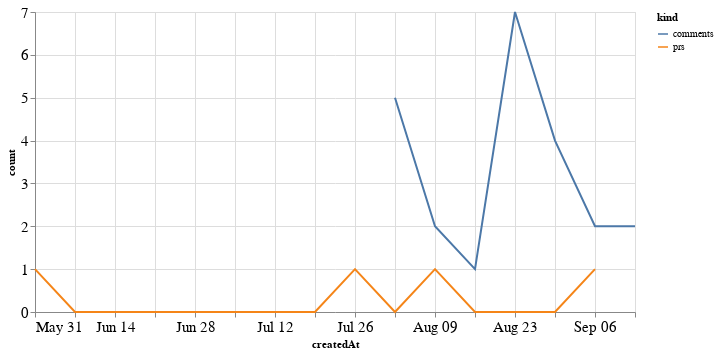

Notebook code for this chart:
### Code cell
alt.Chart(total_time, width=600).mark_line().encode(
    x='createdAt',
    y='count',
    color='kind'
)

### Figure 1 — Vega-Lite specification as saved in the notebook (floating-point values rounded to 4 significant figures)
{"config": {"axisLeft": {"labelFontSize": 15}, "axisBottom": {"labelFontSize": 15}}, "data": {"name": "data-1fbeec453ca38f7794765cf344bdaae4"}, "mark": "line", "encoding": {"color": {"type": "nominal", "field": "kind"}, "x": {"type": "temporal", "field": "createdAt"}, "y": {"type": "quantitative", "field": "count"}}, "width": 600, "$schema": "https://vega.github.io/schema/vega-lite/v4.8.1.json", "datasets": {"data-1fbeec453ca38f7794765cf344bdaae4": [{"createdAt": "2020-05-31T00:00:00", "kind": "prs", "count": 1.0}, {"createdAt": "2020-06-07T00:00:00", "kind": "prs", "count": 0.0}, {"createdAt": "2020-06-14T00:00:00", "kind": "prs", "count": 0.0}, {"createdAt": "2020-06-21T00:00:00", "kind": "prs", "count": 0.0}, {"createdAt": "2020-06-28T00:00:00", "kind": "prs", "count": 0.0}, {"createdAt": "2020-07-05T00:00:00", "kind": "prs", "count": 0.0}, {"createdAt": "2020-07-12T00:00:00", "kind": "prs", "count": 0.0}, {"createdAt": "2020-07-19T00:00:00", "kind": "prs", "count": 0.0}, {"createdAt": "2020-07-26T00:00:00", "kind": "prs", "count": 1.0}, {"createdAt": "2020-08-02T00:00:00", "kind": "prs", "count": 0.0}, {"createdAt": "2020-08-09T00:00:00", "kind": "prs", "count": 1.0}, {"createdAt": "2020-08-16T00:00:00", "kind": "prs", "count": 0.0}, {"createdAt": "2020-08-23T00:00:00", "kind": "prs", "count": 0.0}, {"createdAt": "2020-08-30T00:00:00", "kind": "prs", "count": 0.0}, {"createdAt": "2020-09-06T00:00:00", "kind": "prs", "count": 1.0}, {"createdAt": "2020-09-13T00:00:00", "kind": "prs", "count": null}, {"createdAt": "2020-05-31T00:00:00", "kind": "comments", "count": null}, {"createdAt": "2020-06-07T00:00:00", "kind": "comments", "count": null}, {"createdAt": "2020-06-14T00:00:00", "kind": "comments", "count": null}, {"createdAt": "2020-06-21T00:00:00", "kind": "comments", "count": null}, {"createdAt": "2020-06-28T00:00:00", "kind": "comments", "count": null}, {"createdAt": "2020-07-05T00:00:00", "kind": "comments", "count": null}, {"createdAt": "2020-07-12T00:00:00", "kind": "comments", "count": null}, {"createdAt": "2020-07-19T00:00:00", "kind": "comments", "count": null}, {"createdAt": "2020-07-26T00:00:00", "kind": "comments", "count": null}, {"createdAt": "2020-08-02T00:00:00", "kind": "comments", "count": 5.0}, {"createdAt": "2020-08-09T00:00:00", "kind": "comments", "count": 2.0}, {"createdAt": "2020-08-16T00:00:00", "kind": "comments", "count": 1.0}, {"createdAt": "2020-08-23T00:00:00", "kind": "comments", "count": 7.0}, {"createdAt": "2020-08-30T00:00:00", "kind": "comments", "count": 4.0}, {"createdAt": "2020-09-06T00:00:00", "kind": "comments", "count": 2.0}, {"createdAt": "2020-09-13T00:00:00", "kind": "comments", "count": 2.0}]}}
